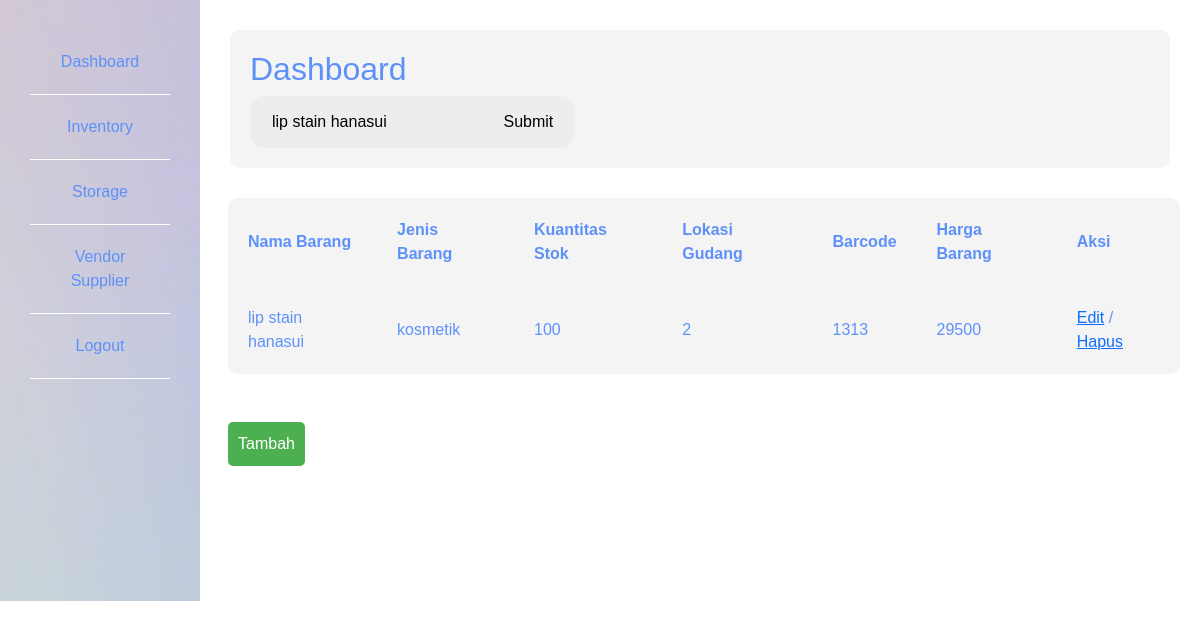
Screenshot of /admin/inventory.php?pencarian=lip stain hanasui with the database file from the repository.
### tables this page shows
CREATE TABLE `inventory` (
  `nama_barang` varchar(100) NOT NULL,
  `jenis_barang` varchar(100) NOT NULL,
  `kuantitas_stok` int(100) NOT NULL,
  `id_inventory` int(5) NOT NULL,
  `barcode` int(5) NOT NULL,
  `id_vendor` int(5) NOT NULL,
  `harga_barang` int(5) NOT NULL,
  `id_storage` int(5) NOT NULL
);

### admin/inventory.php (the view, shortened to what this page needs)
<?php
include "header.php";
include "sidebar_inventory.php";
?>
<!DOCTYPE html>
<html lang="en">
<head>
</head>
<body>
    <table border="1">
        <tr>
            <th>Nama Barang</th>
            <th>Jenis Barang</th>
            <th>Kuantitas Stok</th>
            <th>Lokasi Gudang</th>
            <th>Barcode</th>
            <th>Harga Barang</th>
            <th>Aksi</th>
        </tr>
        <?php
        include "koneksi.php";
        $dbuser = "SELECT*FROM inventory";
        if (isset($_GET['pencarian']) && !empty($_GET['pencarian'])) {
            $pencarian = mysqli_real_escape_string($koneksi, $_GET['pencarian']);
            $dbuser .= " WHERE nama_barang LIKE '%$pencarian%'
                      OR jenis_barang LIKE '%$pencarian%'
                      OR barcode LIKE '%$pencarian%'";
        }
        $hasil_dbuser = mysqli_query($koneksi, $dbuser);
        while($data = mysqli_fetch_assoc($hasil_dbuser)){
            echo "<tr>";
            echo "<td>$data[nama_barang]</td>";
            echo "<td>$data[jenis_barang]</td>";
            echo "<td>$data[kuantitas_stok]</td>";
            echo "<td>$data[id_storage]</td>";
            echo "<td>$data[barcode]</td>";
            echo "<td>$data[harga_barang]</td>";
            echo "<td>
                  <a href='edit_inventory.php?id=". $data['id_inventory'] ."' class='action-btn'>Edit</a>
                /  <a href='hapus_inventory.php?id=". $data['id_inventory'] ."' class='action-btn'>Hapus</a>
            </td>";
            echo "</tr>";
        }
        ?>
        </table>
        <br></br>
        <a href="tambah_inventory.php" style="display: inline-block; margin-bottom: 10px; padding: 10px; background-color: #4CAF50; color: white; text-decoration: none; border-radius: 5px; margin-left: 228px;">Tambah</a>
</body>
</html>

### admin/dashboard.css (style rules this page uses)
* { margin: 0; padding: 0; border: none; outline: none; box-sizing: border-box; font-family: 'Poppins' , sans-serif; }
table { width: calc(100% - 248px); margin-left: 228px; background-color: #f4f4f4; border-radius: 10px; border-collapse: collapse; }
th, td { padding: 20px; box-sizing: border-box; margin-left: 210px; text-align: left; color: rgb(94, 145, 248); }
tr { padding: 30px; box-sizing: border-box; margin-left: 215px; }

### rows the page displays
inventory: nama_barang "lip stain hanasui", jenis_barang "kosmetik", kuantitas_stok "100", id_storage "2", barcode "1313", harga_barang "29500"
